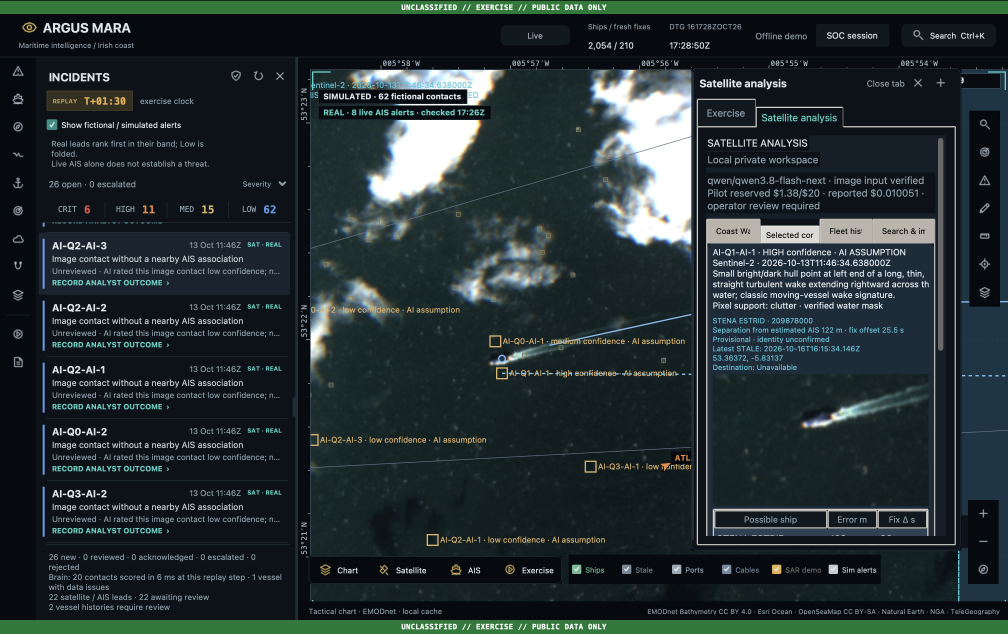
#> input picture image.png, 3024 x 1900 px (shown at 1/3 size)
$ python -i desktop_basemap.py   (imports and definitions only)
#> lines starting #> are read from the running program, lines starting #| are printed output that depends on the picture
"""Detailed raster charts and chart furniture for the professional console.

Two online base maps, both cached on this device after the first view:

* Tactical chart: EMODnet Bathymetry relief (seabed and land hillshade) recoloured into a dark
  night-chart palette. The land/water split and the drawn coastline come from Esri Ocean Base,
  and OpenSeaMap seamarks (buoys, lights) appear from zoom 11. EMODnet data is CC BY 4.0,
  OpenSeaMap is CC BY-SA 2.0.
* Satellite HD: Esri World Imagery, dimmed slightly so tracks and labels stay readable.

Both are display context only; nothing here feeds a detector or an alert.
The furniture (lat/lon margin scale, north arrow, cursor readout with MGRS, segmented
nautical scale bar) is drawn on the Tk canvas after the operational layers.
"""
from __future__ import annotations

from dataclasses import dataclass
from datetime import datetime, timezone
from io import BytesIO
import math
from pathlib import Path
import sys
from urllib.request import Request, urlopen

from PIL import Image, ImageChops, ImageEnhance, ImageFilter

TACTICAL_MAP = "Tactical chart · EMODnet"
HD_IMAGERY = "Satellite HD · Esri"
USER_AGENT = "ArgusMaraDesktop/0.4 (hackathon demo; tiles cached locally)"


@dataclass(frozen=True)
class TileSource:
    id: str
    name: str
    max_zoom: int
    ext: str
    title: str
    attribution: str


SOURCES = {
    TACTICAL_MAP: TileSource("tactical-emodnet", TACTICAL_MAP, 14, "png",
                             "TACTICAL CHART · EMODNET BATHYMETRY · DISPLAY ONLY",
                             "EMODnet Bathymetry CC BY 4.0 · Esri Ocean · OpenSeaMap CC BY-SA · Natural Earth · NGA · TeleGeography"),
    HD_IMAGERY: TileSource("satellite-esri", HD_IMAGERY, 17, "jpeg",
                           "SATELLITE HD · ESRI WORLD IMAGERY · DISPLAY ONLY",
                           "Esri, Maxar, Earthstar Geographics · Natural Earth · NGA · TeleGeography"),
}

RELIEF_URL = "https://tiles.emodnet-bathymetry.eu/2020/baselayer/web_mercator/{z}/{x}/{y}.png"
# Esri Ocean Base draws water in clear blue up to an OSM-quality shoreline; it only supplies the mask.
MASK_URL = "https://server.arcgisonline.com/ArcGIS/rest/services/Ocean/World_Ocean_Base/MapServer/tile/{z}/{y}/{x}"
SEAMARK_URL = "https://tiles.openseamap.org/seamark/{z}/{x}/{y}.png"
IMAGERY_URL = "https://server.arcgisonline.com/ArcGIS/rest/services/World_Imagery/MapServer/tile/{z}/{y}/{x}"
SEAMARK_MIN_ZOOM = 11

# Night-chart palette, after the IHO S-52 dusk and night tables: near-black deep water,
# a lighter shelf, dim olive land, low-contrast lines.
DEEP = (7, 16, 25)
SHELF = (30, 64, 80)
LAND_DARK = (14, 16, 12)
LAND_LIGHT = (86, 88, 72)
COAST = (112, 146, 150)


def _ramp(low, high, start, stop, gamma):
    weights = [min(1.0, max(0.0, (v / 255 - start) / (stop - start))) ** gamma for v in range(256)]
    return [round(low[channel] + (high[channel] - low[channel]) * w) for channel in range(3) for w in weights]


SEA_RAMP = _ramp(DEEP, SHELF, .40, 1.0, 1.25)
LAND_RAMP = _ramp(LAND_DARK, LAND_LIGHT, .42, .98, 1.0)


# [31 lines left out: functions _get, tactical_tile, not called in this run]


def imagery_tile(image: Image.Image) -> Image.Image:
    image = ImageEnhance.Color(image.convert("RGB")).enhance(.72)
    return ImageEnhance.Brightness(image).enhance(.8)


# [21 lines left out: function fetch_tile, not called in this run]


def tile_path(cache_root: Path, source: TileSource, key: tuple[int, int, int]) -> Path:
    z, x, y = key
    return cache_root.parent / source.id / str(z) / str(x) / f"{y}.{source.ext}"


# --- Coordinates -----------------------------------------------------------------------------

# [8 lines left out: function degrees_minutes, not called in this run]


def position_text(lat: float, lon: float) -> str:
    return f"{degrees_minutes(lat, 'N', 'S', 2)} {degrees_minutes(lon, 'E', 'W', 3)}"


# [41 lines left out: functions mgrs, dtg, not called in this run]


# --- Chart furniture -------------------------------------------------------------------------

MARGIN = 18
GRID = "#2a4654"
RULER_BG = "#070b0f"
RULER_INK = "#9fb3bd"
ACCENT = "#46d1c4"
# Menlo exists only on macOS; Windows has Consolas. A missing family would fall back to a proportional font.
MONO = "Menlo" if sys.platform == "darwin" else "Consolas"
FONT = (MONO, 8)
FONT_BOLD = (MONO, 9, "bold")
MARGIN_TAGS = ("chart-furniture", "chart-margin")


# [137 lines left out: functions _grid_step, _label, draw_grid, draw_north_arrow, draw_scale_bar, readout_text and 3 more, not called in this run]

>>> from PIL import Image
>>> picture = Image.open('image.png')
#> picture is the input picture: PIL image 3024x1900 RGBA; mean R, G, B, A 36.9, 48.5, 49.8, 255
>>> result = imagery_tile(picture)
#> in imagery_tile, `return ImageEnhance.Brightness(image).enhance(.8)`:
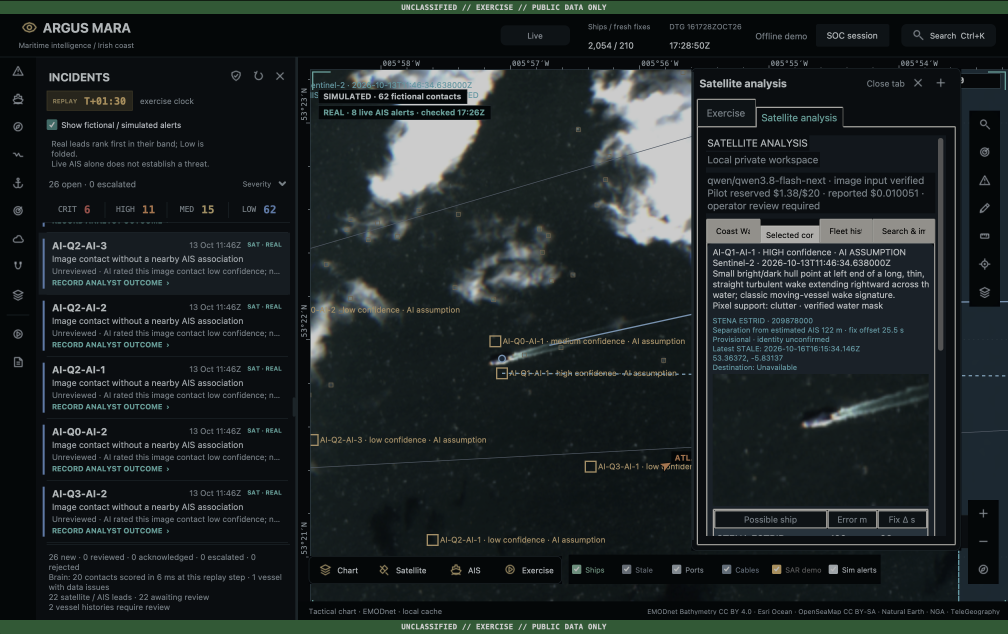
#> returned value: PIL image 3024x1900 RGB (shown at 1/3 size); mean R, G, B 30.5, 37.3, 37.8
